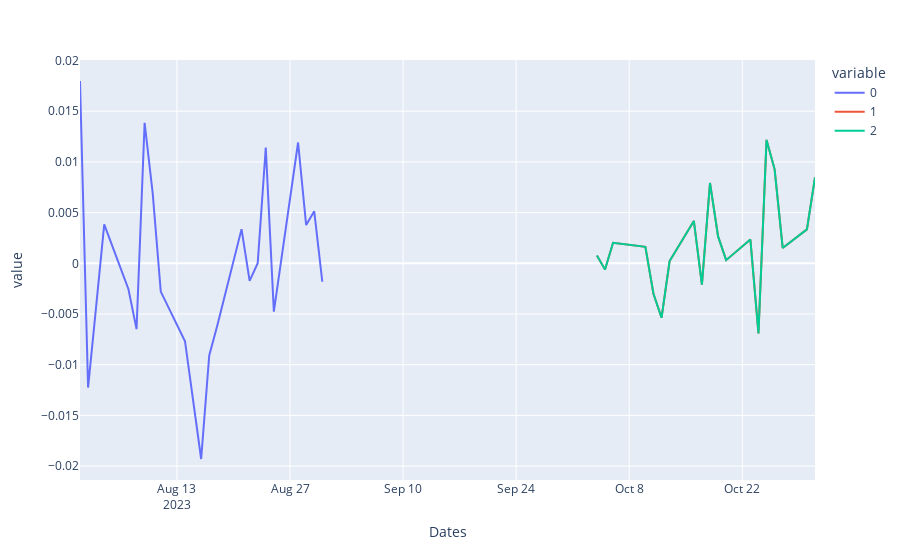

This figure's notebook cell:
### Code cell
pd.concat([orig_ret_temp_stocks.sum(1), monthly_cap_combined['weighted_ret'].unstack().sum(1), sec_ret_temp], axis=1).plot()
